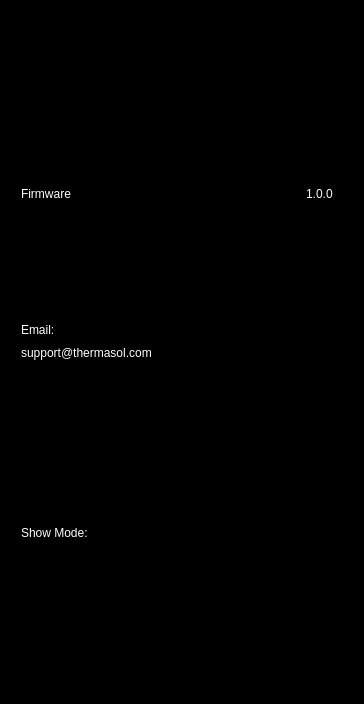
<?xml version="1.0" encoding="UTF-8"?>
<ui version="4.0">
 <class>SettingsAboutScreenPortrait</class>
 <widget class="QWidget" name="SettingsAboutScreenPortrait">
  <property name="geometry">
   <rect>
    <x>0</x>
    <y>0</y>
    <width>364</width>
    <height>704</height>
   </rect>
  </property>
  <property name="windowTitle">
   <string>Form</string>
  </property>
  <property name="styleSheet">
   <string notr="true">background: color;</string>
  </property>
  <layout class="QVBoxLayout" name="verticalLayout">
   <item>
    <layout class="QHBoxLayout" name="horizontalLayout" stretch="0,0,0,0">
     <property name="leftMargin">
      <number>0</number>
     </property>
     <property name="topMargin">
      <number>20</number>
     </property>
     <property name="rightMargin">
      <number>20</number>
     </property>
     <item>
      <spacer name="horizontalSpacer">
       <property name="orientation">
        <enum>Qt::Horizontal</enum>
       </property>
       <property name="sizeType">
        <enum>QSizePolicy::Fixed</enum>
       </property>
       <property name="sizeHint" stdset="0">
        <size>
         <width>10</width>
         <height>20</height>
        </size>
       </property>
      </spacer>
     </item>
     <item>
      <widget class="QLabel" name="aboutScreenLabel">
       <property name="text">
        <string>&lt;html&gt;&lt;head/&gt;&lt;body&gt;&lt;p&gt;&lt;img src=&quot;:/images/common/settings_screen/about/Settings_Title_About_Normal_100x26.png&quot;/&gt;&lt;/p&gt;&lt;/body&gt;&lt;/html&gt;</string>
       </property>
      </widget>
     </item>
     <item>
      <spacer name="horizontalSpacer_4">
       <property name="orientation">
        <enum>Qt::Horizontal</enum>
       </property>
       <property name="sizeHint" stdset="0">
        <size>
         <width>40</width>
         <height>20</height>
        </size>
       </property>
      </spacer>
     </item>
     <item>
      <widget class="QToolButton" name="backButton">
       <property name="styleSheet">
        <string notr="true">border: 0; background-color: rgba(255, 255, 255, 0);</string>
       </property>
       <property name="text">
        <string/>
       </property>
       <property name="icon">
        <iconset resource="../resources/resources.qrc">
         <normaloff>:/images/portrait/settings_screen/common/Settings_Vert_Back _Arrow_Normal_61x33.png</normaloff>:/images/portrait/settings_screen/common/Settings_Vert_Back _Arrow_Normal_61x33.png</iconset>
       </property>
       <property name="iconSize">
        <size>
         <width>61</width>
         <height>33</height>
        </size>
       </property>
      </widget>
     </item>
    </layout>
   </item>
   <item>
    <spacer name="verticalSpacer">
     <property name="orientation">
      <enum>Qt::Vertical</enum>
     </property>
     <property name="sizeHint" stdset="0">
      <size>
       <width>20</width>
       <height>40</height>
      </size>
     </property>
    </spacer>
   </item>
   <item>
    <layout class="QHBoxLayout" name="horizontalLayout_2">
     <property name="leftMargin">
      <number>0</number>
     </property>
     <property name="rightMargin">
      <number>20</number>
     </property>
     <item>
      <spacer name="horizontalSpacer_5">
       <property name="orientation">
        <enum>Qt::Horizontal</enum>
       </property>
       <property name="sizeType">
        <enum>QSizePolicy::Fixed</enum>
       </property>
       <property name="sizeHint" stdset="0">
        <size>
         <width>10</width>
         <height>20</height>
        </size>
       </property>
      </spacer>
     </item>
     <item>
      <widget class="QLabel" name="firmwareLabel">
       <property name="minimumSize">
        <size>
         <width>200</width>
         <height>0</height>
        </size>
       </property>
       <property name="maximumSize">
        <size>
         <width>100</width>
         <height>16777215</height>
        </size>
       </property>
       <property name="sizeIncrement">
        <size>
         <width>0</width>
         <height>0</height>
        </size>
       </property>
       <property name="styleSheet">
        <string notr="true">color:white</string>
       </property>
       <property name="text">
        <string>Firmware</string>
       </property>
      </widget>
     </item>
     <item>
      <spacer name="horizontalSpacer_3">
       <property name="orientation">
        <enum>Qt::Horizontal</enum>
       </property>
       <property name="sizeHint" stdset="0">
        <size>
         <width>40</width>
         <height>20</height>
        </size>
       </property>
      </spacer>
     </item>
     <item>
      <widget class="QLabel" name="firmwareValue">
       <property name="maximumSize">
        <size>
         <width>100</width>
         <height>16777215</height>
        </size>
       </property>
       <property name="styleSheet">
        <string notr="true">color: white;</string>
       </property>
       <property name="text">
        <string>1.0.0</string>
       </property>
      </widget>
     </item>
    </layout>
   </item>
   <item>
    <spacer name="verticalSpacer_2">
     <property name="orientation">
      <enum>Qt::Vertical</enum>
     </property>
     <property name="sizeHint" stdset="0">
      <size>
       <width>20</width>
       <height>40</height>
      </size>
     </property>
    </spacer>
   </item>
   <item>
    <layout class="QHBoxLayout" name="horizontalLayout_4">
     <property name="leftMargin">
      <number>0</number>
     </property>
     <property name="rightMargin">
      <number>20</number>
     </property>
     <item>
      <spacer name="horizontalSpacer_6">
       <property name="orientation">
        <enum>Qt::Horizontal</enum>
       </property>
       <property name="sizeType">
        <enum>QSizePolicy::Fixed</enum>
       </property>
       <property name="sizeHint" stdset="0">
        <size>
         <width>10</width>
         <height>20</height>
        </size>
       </property>
      </spacer>
     </item>
     <item alignment="Qt::AlignLeft">
      <widget class="QLabel" name="emailLabel">
       <property name="sizePolicy">
        <sizepolicy hsizetype="Preferred" vsizetype="Preferred">
         <horstretch>0</horstretch>
         <verstretch>0</verstretch>
        </sizepolicy>
       </property>
       <property name="minimumSize">
        <size>
         <width>100</width>
         <height>0</height>
        </size>
       </property>
       <property name="maximumSize">
        <size>
         <width>100</width>
         <height>16777215</height>
        </size>
       </property>
       <property name="styleSheet">
        <string notr="true">color:white</string>
       </property>
       <property name="text">
        <string>Email:</string>
       </property>
      </widget>
     </item>
    </layout>
   </item>
   <item>
    <layout class="QHBoxLayout" name="horizontalLayout_5">
     <property name="leftMargin">
      <number>0</number>
     </property>
     <property name="rightMargin">
      <number>20</number>
     </property>
     <item>
      <spacer name="horizontalSpacer_7">
       <property name="orientation">
        <enum>Qt::Horizontal</enum>
       </property>
       <property name="sizeType">
        <enum>QSizePolicy::Fixed</enum>
       </property>
       <property name="sizeHint" stdset="0">
        <size>
         <width>10</width>
         <height>20</height>
        </size>
       </property>
      </spacer>
     </item>
     <item alignment="Qt::AlignTop">
      <widget class="QLabel" name="emailValue">
       <property name="styleSheet">
        <string notr="true">color:white</string>
       </property>
       <property name="text">
        <string>support@thermasol.com</string>
       </property>
      </widget>
     </item>
    </layout>
   </item>
   <item>
    <spacer name="verticalSpacer_4">
     <property name="orientation">
      <enum>Qt::Vertical</enum>
     </property>
     <property name="sizeHint" stdset="0">
      <size>
       <width>20</width>
       <height>40</height>
      </size>
     </property>
    </spacer>
   </item>
   <item>
    <layout class="QHBoxLayout" name="horizontalLayout_3">
     <property name="leftMargin">
      <number>0</number>
     </property>
     <property name="rightMargin">
      <number>20</number>
     </property>
     <item>
      <spacer name="horizontalSpacer_8">
       <property name="orientation">
        <enum>Qt::Horizontal</enum>
       </property>
       <property name="sizeType">
        <enum>QSizePolicy::Fixed</enum>
       </property>
       <property name="sizeHint" stdset="0">
        <size>
         <width>10</width>
         <height>20</height>
        </size>
       </property>
      </spacer>
     </item>
     <item>
      <widget class="QLabel" name="showModeLabel">
       <property name="minimumSize">
        <size>
         <width>200</width>
         <height>100</height>
        </size>
       </property>
       <property name="maximumSize">
        <size>
         <width>100</width>
         <height>16777215</height>
        </size>
       </property>
       <property name="styleSheet">
        <string notr="true">color:white</string>
       </property>
       <property name="text">
        <string>Show Mode:</string>
       </property>
      </widget>
     </item>
     <item>
      <spacer name="horizontalSpacer_2">
       <property name="orientation">
        <enum>Qt::Horizontal</enum>
       </property>
       <property name="sizeHint" stdset="0">
        <size>
         <width>40</width>
         <height>20</height>
        </size>
       </property>
      </spacer>
     </item>
     <item>
      <widget class="QToolButton" name="showModeBtn">
       <property name="styleSheet">
        <string notr="true">border: 0;</string>
       </property>
       <property name="text">
        <string/>
       </property>
       <property name="icon">
        <iconset resource="../resources/resources.qrc">
         <normaloff>:/images/common/settings_screen/about/Settings_Radio_Button_Normal_36x36.png</normaloff>
         <normalon>:/images/common/settings_screen/about/Settings_Radio_Button_Active_36x36.png</normalon>:/images/common/settings_screen/about/Settings_Radio_Button_Normal_36x36.png</iconset>
       </property>
       <property name="iconSize">
        <size>
         <width>36</width>
         <height>36</height>
        </size>
       </property>
       <property name="checkable">
        <bool>true</bool>
       </property>
       <property name="checked">
        <bool>false</bool>
       </property>
      </widget>
     </item>
    </layout>
   </item>
   <item>
    <spacer name="verticalSpacer_5">
     <property name="orientation">
      <enum>Qt::Vertical</enum>
     </property>
     <property name="sizeHint" stdset="0">
      <size>
       <width>20</width>
       <height>40</height>
      </size>
     </property>
    </spacer>
   </item>
  </layout>
 </widget>
 <resources>
  <include location="../resources/resources.qrc"/>
  <include location="../resources/resources.qrc"/>
 </resources>
 <connections/>
</ui>
